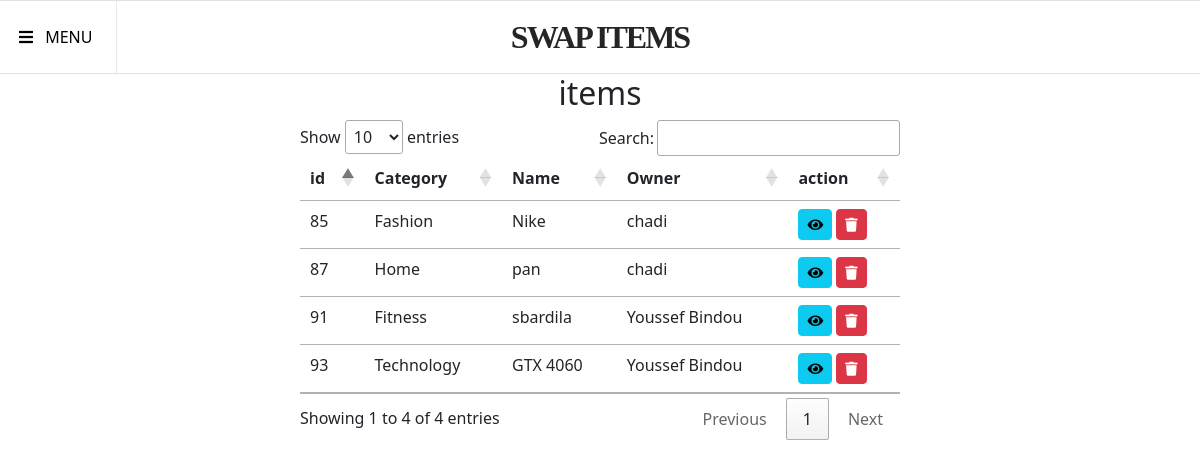
/admin/list_items.php (signed in), run on the app's committed database.
### tables this page shows
CREATE TABLE `item` (
  `item_id` int(11) NOT NULL,
  `item_name` varchar(250) NOT NULL,
  `descrition` varchar(255) NOT NULL,
  `coondition` varchar(250) NOT NULL,
  `img` varchar(1000) NOT NULL,
  `category` int(11) NOT NULL,
  `id_user` int(11) NOT NULL,
  `availability` int(11) NOT NULL DEFAULT 0
);

CREATE TABLE `category` (
  `id_cat` int(11) NOT NULL,
  `name` varchar(100) NOT NULL,
  `descr` varchar(2000) NOT NULL
);

CREATE TABLE `usertable` (
  `id` int(11) NOT NULL,
  `unique_id` int(255) NOT NULL,
  `name` varchar(255) NOT NULL,
  `email` varchar(255) NOT NULL,
  `password` varchar(255) NOT NULL,
  `code` mediumint(50) NOT NULL,
  `status_o_f` varchar(255) NOT NULL,
  `status` text NOT NULL,
  `img` varchar(255) NOT NULL DEFAULT 'test/0.png',
  `phone` varchar(20) DEFAULT NULL,
  `address` varchar(1000) DEFAULT NULL,
  `postcode` varchar(15) DEFAULT '73000',
  `city` varchar(250) NOT NULL DEFAULT 'Dakhla',
  `admin` int(11) NOT NULL DEFAULT 0
);

### admin/list_items.php (the view, shortened to what this page needs)
<?php
require_once "../sing/controllerUserData.php";
?>
<!doctype html>
<html lang="en">
<head>
    <link rel="stylesheet" type="text/css" href="https://cdn.datatables.net/1.11.3/css/jquery.dataTables.css">
    <link rel="stylesheet" href="./av/style/navbar.css">
    <link rel="stylesheet" href="https://cdnjs.cloudflare.com/ajax/libs/font-awesome/5.15.4/css/all.min.css" />
    <link href="https://cdn.jsdelivr.net/npm/bootstrap@5.1.3/dist/css/bootstrap.min.css" rel="stylesheet">
    <link rel="stylesheet" type="text/css" href="https://cdn.datatables.net/1.11.4/css/jquery.dataTables.min.css">
</head>
<body>
    <header>
        <div class="all">
            <?php require 'navbar.php'; ?>
        </div>
    </header>
<center>
                <div class="col-md-6">
                    <h2>items</h2>
                    <table class="table mb-0">
    <thead>
        <tr>
        <th>id</th>
            <th>Category</th>
            <th>Name</th>
            <th>Owner</th>
            <th>action</th>
        </tr>
    </thead>
    <tbody>
    <?php
$query = "SELECT i.*, c.name AS category_name, u.name AS owner_name FROM item AS i JOIN usertable AS u ON u.id = i.id_user JOIN category AS c ON c.id_cat = i.category ORDER BY RAND() LIMIT 4";
$query_run = mysqli_query($con, $query);
if (mysqli_num_rows($query_run) > 0) {
    while ($item = mysqli_fetch_assoc($query_run)) {
        ?>
        <tr>
            <td><?= $item['item_id']; ?></td>
            <td><?= $item['category_name']; ?></td>
            <td><?= $item['item_name']; ?></td>
            <td><?= $item['owner_name']; ?></td>
            <td>
                <a href="view_item.php?id=<?= $item['item_id']; ?>" class="btn btn-info btn-sm">
                    <i class="fas fa-eye"></i>
                </a>
                <form action="code.php" method="POST" class="d-inline" onsubmit="return confirm('Are you sure you want to delete this item?');">
                    <button type="submit" id="Confirm" name="delete_item" value="<?= $item['item_id']; ?>" class="btn btn-danger btn-sm">
                        <i class="fas fa-trash"></i>
                    </button>
                </form>
            </td>
        </tr>
        <?php
    }
}
?>
    </tbody>
</table>
                </div>
                        </center>
</body>
</html>

### data on the page
item: item_id "87", category.name "Home", item_name "pan", id_user.name "chadi"
item: item_id "85", category.name "Fashion", item_name "Nike", id_user.name "chadi"
item: item_id "91", category.name "Fitness", item_name "sbardila", id_user.name "Youssef Bindou"
item: item_id "93", category.name "Technology", item_name "GTX 4060", id_user.name "Youssef Bindou"
